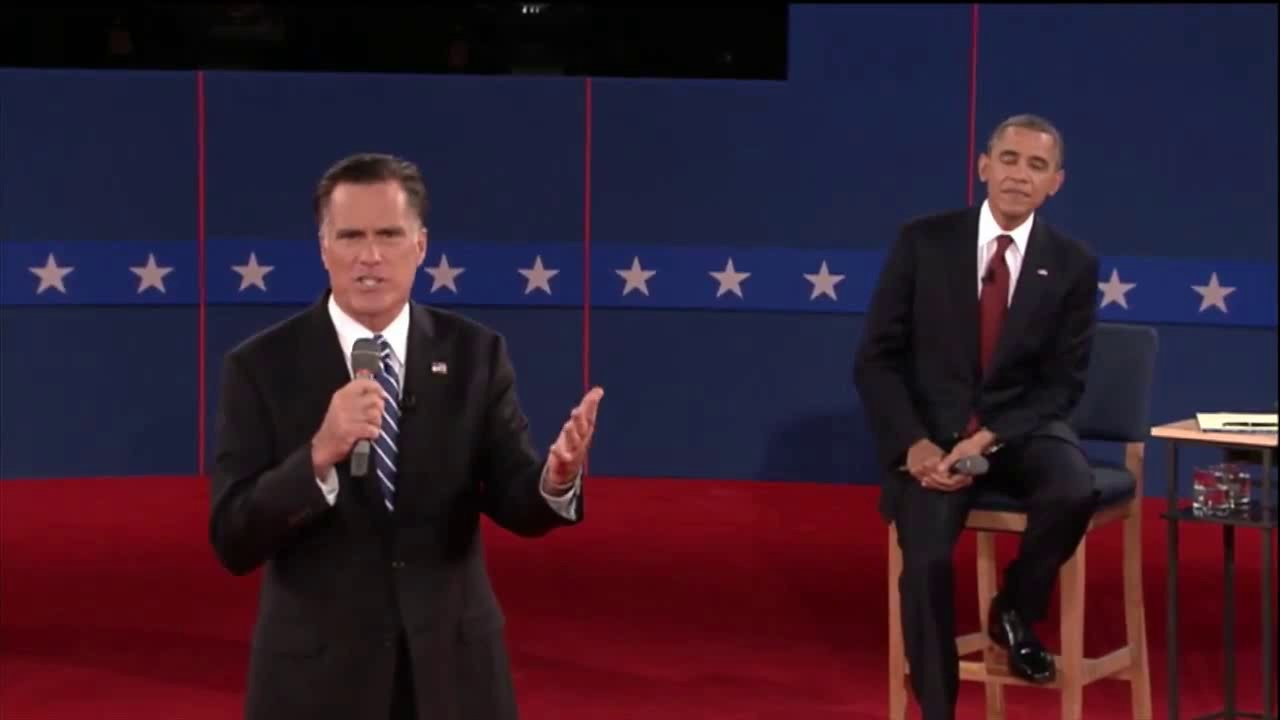
#> input picture Lab3_Object_Tracking/data/particles_filter/frame000.jpg, 1280 x 720 px
$ jupyter execute --allow-errors 03_object_tracking_2025.ipynb   (shell and % lines are left out)
#> lines starting #> are read from the running program, lines starting #| are printed output that depends on the picture
**Michel Abela (sciper: 339421) & Alessandro Minghelli (sciper: 342216)**

This aim of this course is to review the evolution of image processing tools from hand-crafted methods to deep learning algorithms. The semester is split into four labs :

* **Lab 1** : Introduction to Image Processing Using Hand-Crafted Features
* **Lab 2** : Object detection
* **Lab 3** : Object tracking
* **Lab 4** : Introduction to Deep Learning for image classification and generative model

Let's start with the third chapter of this course!

# Chapter 3 : Object Tracking
(100 pts)

[cell 1]
import cv2 as cv
import numpy as np
import os
import math
import tarfile
import time as _time
#> (the rest of this cell did not finish here and is left out)

## 1 Video Processing and Detection.

In this first part of chapter 3, you will be asked to construct a series of functions tools to handle video processing and basic detection. You will use the same HOG+SVM classifier from Chapter 2 and adapt it to handle video input.

In contrast to the previous assignments, we will not provide a guided skeleton of the function. You will use any high level (already implemented) function from OpenCV to complete the exercise specifications and outputs. In addition, you will be asked to search in the documentation (or your favourite reference) the specific usage of the functions.

__Section Objectives:__

* Construct a Video processing pipeline.
* Use OpenCV functions on the video frames for human detection.
* Analyse and compare tracking methodes proposed by OpenCV

__Data__:

The folder ``../data/videos`` contains three sample videos to test your functions.

### 1.1 Reading/Writing video (5 pts)

A video file can be abstracted as a bunch of images of the same dimensions in order (*i.e. collection*).

**QUESTION**

Your first task is to complete the function `transform_video_file(...)` which will operate on every frames of a given video file. The following steps are required:

- Open video file with OpenCV
- Iterate overall frames or a subset of them (based on `n_frame` parameter)
- Apply the processing function. The function's signature needs to be `function(np.array, Any) -> Any`

To read videos you can use the OpenCV build-in functions, namely `cv::VideoCapture` class. More informations is available in the [docs](https://docs.opencv.org/3.4.4/d8/dfe/classcv_1_1VideoCapture.html#a473055e77dd7faa4d26d686226b292c1).

[cell 2]
def transform_video_file(file_path, function, params=None, n_frame=-1):
    """
    Given the path of a video file (file_path) the function reads every frame of the input video and applies a given
    transformation (function) using the parameters (params)

    :input_image:       Input video file path
    :function:          Function be applied to each frame of the image. Signature `function(np.array, Any) -> Any`
    :params:            Any parameter needed for the function above.
    :n_frame:           Maxiumum number of frame to read. Default `-1`, read all the content
    :return:            output_handler this can be anything you may need to save your results.
    """
    output_handler = []
    # Open video
    cap = cv.VideoCapture(file_path)
    if cap.isOpened():
        read_frames = 0 # counter for number of frames read
        fps = cap.get(cv2.CAP_PROP_FPS) # frame per second
        while True:
            success, frame = cap.read()
            if (not success or (n_frame != -1 and read_frames >= n_frame)):
                break
            output_handler.append(function(frame, params))
            read_frames += 1
    else:
        raise ValueError('Can not open file: {}'.format(file_path))
    # Close reader
    cap.release()
    # Return custom structure
    return output_handler, fps

### 1.2 Example

The example below shows how the `transform_video_file` can be used. It will open the video named `speaker.avi` and process only the first **2** frames.

[cell 3]
# Example of usage:
# [5 lines left out: function dummy_function, not called in this run]

# Define parameters
file_name = '../data/videos/speaker.avi'
extra_params = ['dummy_function', 'Hello from the video file', file_name];

# Process single frame
#> (the rest of this cell did not finish here and is left out)

### 1.3 Testing your function (5 pts)

To test your function you need to process the video: ``../data/videos/video_gym.avi``.

**QUESTION**

At each frame, you will count the number of __green__ pixels. At the end you should return two outputs:

* The __frame number__ with the maximum number of green pixels
* The __image__ frame with more green pixels. You are asked to display the original frame with the green pixels **replaced** by their grayscale value.

Display the image and the frame number.

[cell 4]
# Frame processing function
# [20 lines left out: function processing_fn, not called in this run]


# Video file
file_path   =  os.path.join('..','data', 'videos', 'video_gym.avi')

# Find and display frame with max number of green pixels
#> (the rest of this cell did not finish here and is left out)


# variables to store the max values found in video file
max_nb_green_pix = 0
frame_max_nb_green_pix = None
mask_max_nb_green_pix = None

for frame_num, (nb_green_pix, mask) in enumerate(frames): # find the max elements
    if (nb_green_pix > max_nb_green_pix):
        max_nb_green_pix = nb_green_pix
        frame_max_nb_green_pix = frame_num
        mask_max_nb_green_pix = mask

if (frame_max_nb_green_pix != None):
    cap = cv.VideoCapture(file_path)
    if cap.isOpened():
        cap.set(cv2.CAP_PROP_POS_FRAMES, frame_max_nb_green_pix)
        success, frame_max_nb_green_pix = cap.read()
        cap.release()
        if success:
            frame_max_nb_green_pix[mask_max_nb_green_pix > 0] = np.mean(frame_max_nb_green_pix, axis=2, keepdims=True)[mask_max_nb_green_pix > 0]
            frame_max_nb_green_pix = cv.cvtColor(frame_max_nb_green_pix, cv.COLOR_BGR2RGB)
        else:
            raise ValueError('Can not read frame number: {}'.format(frames))
    else:
        raise ValueError('Can not open file: {}'.format(file_path))


plt.figure(figsize=(12,12))
plt.imshow(frame_max_nb_green_pix)
plt.title('Original frame with green pixels replaced by their grayscale value')
plt.xticks([])
plt.yticks([])
plt.show()

**QUESTION**

Secondly, at each 30 seconds of the video, show the following results

- Extracted mask
- Number of green pixels counted

[cell 5]
file_path   =  os.path.join('..','data', 'videos', 'video_gym.avi')

seconds_interval = 30 # timestamp of video to capture & process
#> (the rest of this cell did not finish here and is left out)

number_frames_considered = int(len(frames)/(seconds_interval*fps))+1

for i in range(number_frames_considered):
    frame = []
    (nb_green_pix, mask) = frames[int(i*seconds_interval*fps)]
    cap = cv.VideoCapture(file_path)
    if cap.isOpened():
        cap.set(cv2.CAP_PROP_POS_FRAMES, int(i*seconds_interval*fps))
        success, frame = cap.read()
        cap.release()
        if success:
            print("Number of green pixels = {} (frame number {} at {} seconds of the video file)".format(nb_green_pix, frame_num, i*seconds_interval))
            plt.figure(figsize=(10, 10))
            plt.subplot(1, 2, 1)
            plt.imshow(mask, cmap='gray')
            plt.title(f"Mask at {i*seconds_interval:.2f}s")
            plt.subplot(1, 2, 2)
            frame[mask > 0] = np.mean(frame, axis=2, keepdims=True)[mask > 0]
            frame = cv.cvtColor(frame, cv.COLOR_BGR2RGB)
            plt.imshow(frame)
            plt.title(f"Image without green pixels at {i*seconds_interval:.2f}s")
            plt.show()
        else:
            raise ValueError('Can not read frame number: {}'.format(frame))
    else:
        raise ValueError('Can not open file: {}'.format(file_path))

### 1.4 The return of the HOG. (5 pts)

Do you remember HOG? Here is a small reminder how to use it.

[cell 6]
# initialize the HOG descriptor/person detector
hog = cv.HOGDescriptor()
#> (the rest of this cell did not finish here and is left out)

Finally, you will glue together your brand new image processing function and the HOG descriptor from OpenCV above. You are asked to write a function `detection_fn` to perform person detection, and test your implementation.

### Testing your function

To test your function you need to process the video: ``../data/videos/video_skater.avi``.

**QUESTION**

 At each frame, you will use HOG to detect any person in the frame. Your function should return:

* The image __frame__ corresponding to __the seconds 1, 2, ... , 10__ of the video with the rectangle showing the "detected area" if any.

__Be sure to display all the 10 frames for grading__

[cell 7]
# 1. Write detection_fn

# [21 lines left out: function detection_fn, not called in this run]

#2. Test the implementation
# Video file
file_path   =  os.path.join('..','data', 'videos', 'video_skater.avi')
#> (the rest of this cell did not finish here and is left out)


[cell 8]
# 3. Display your images here
seconds_interval = 1
seconds_min = 1
seconds_max = 10

#> (the rest of this cell did not finish here and is left out)

## 2 Tracking - Particles Filter

A **particles filter** is an object tracking algorithm which try to ***estimate*** the real position of an object approximating its position in the search space (i.e. image space) using a set of particles. A particle has two properties:

    - A state: An estimation of the quantity being tracked, in our case it will be a tuple(x, y) that represent the possible location of the object in the image space.
    - A weight: A probability that the particle is at the correct location of the object being tracked

The goal of the filter is to estimate the probability density function of the quantity being tracked over the whole search space. The set or particles is an approximation of this probability density function. When there are a lot of particles in a given region, the probability of the object being there is high.
To estimate this distribution the algorithm uses Monte Carlo techniques and **approximate** this quantity. There is a total of three steps required to implement a particles filter:

1. Perturbate: Given a set of particles, the state is slightly perturbed in order to explore the neighbourhood of each particle. This perturbation is generally drawn from a gaussian distribution.
2. Reweight: The particle's weight are updated in this step. Given a set of measurements (*i.e. perturbed particles*) a similarity metric is computed between the measurements and the object model (*i.e. template*). Particle with high similarity will have a large weight (*i.e. the measurement looks very much like the object*) whether a particle with low similarity will be assigned a small weight (*i.e. the measurement does not look like the object*). The reweighting step adapts the estimation of the probability density function of the quantity being tracked.
3. Resample: The set of particles is updated by sampling in the previous collection of particles using the newly estimated probability density function. Since particles similar to the object have a higher chance to be chosen, the new set of particles should have states located on the actual object.

In the following section you will implement these three steps from scratch with the help of the class `ParticleFilterInterface` from file `utils.py`. This class has the following members that will be used in the different methods.

- `self.model`: The template of the object being tracked, np.ndarray
- `self.search_space`: The dimensions of the search space, tuple
- `self.n_particles`: The total number of particles used to estimate the distribution, int
- `self.state_dims`: The number of component of each state, int (*i.e. 2 in our case, x/y*), tuple
- `self.sigma_perturbation`: Standard deviation of the perturbation applied to the particles, float
- `self.sigma_similarity`: Standard deviation of the residual error used when computing similarity, float
- `self.alpha`: Blending coefficient used during model adaptation phase, float
- `self.particles`: Collection of particles states stored as 2D array, first column is x, second is y, np.ndarray
- `self.weights`: Distribution estimation, 1D array
- `self.state`: Current best estimation of the object position, np.ndarray
- `self.indexes`: List of index for each particles, nd.array


### 2.1 Step 1 : Perturbation (15 pts)

In the following cell, two functions need to be implemented to make the tracker work. The methods are: `_initialize_particles` and `perturbate_impl`.

The first one, is responsible to initialize each particle's state and weight respectively. Particle's states are stored into a 2D array of dimensions **(#Particles, #States)**, where the first column correspond to the **x** coordinate in the image space the second column is the **y** coordinate. At initialization, each component of the states are uniformly sampled from the search space dimensions (*i.e. image dimensions*).

Particles' weights are stored into a 1D array of dimension **(#Particles,)**. Each weight represents the probability of the particle being at the real location of the tracked object. At initialization, particles are equiprobable with a probability of $\frac{1}{\#Particles}$. Moreover the weights need to represent a valid probability distribution function and, therefore, they have to sum to one.

The second method is responsible to add perturbation on the particle state. Each perturbation is sampled from a gaussian distribution defined as $\mathcal{N}\left(0, \sigma_{p}^2 \right)$. This perturbation is responsible for exploring the neighbourhood of each particle by randomly moving around.

**QUESTION**

In the following cell, implement the methods `_initialize_particles` and `perturbate_impl`.

#> (a cell that did not finish here is left out)

The next cell creates a tracker that runs the initialization step, then displays the current particle state at that time.

On the left side is your state initialization and on the right side is one possible solution which should be close to the one you have. It is there as a reference.

**QUESTION**

Why is the solution not exactly the same as the reference?


[cell 10]
# Load test image
path = os.path.join('..','data', 'particles_filter', 'frame000.jpg')
frame = cv.imread(path)
#> frame is the input picture: shape (720, 1280, 3); mean B, G, R 46.5, 29.3, 51.1

# Define model
miny = 175
maxy = miny + 129
minx = 321
maxx = minx + 104
model = frame[miny:maxy, minx:maxx]
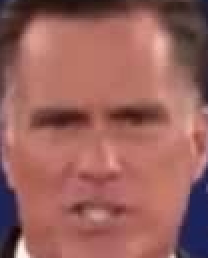
#> model: shape (129, 104, 3) (shown 2 times larger); mean B, G, R 92.9, 98, 153.7
# Create particle filter
#> (the rest of this cell did not finish here and is left out)

**Your answer**

In the next cell, the tracker function `update` is called, it applies the first step of the tracking process. Meaning the particles will have a new state (*i.e. position*), to highlight this, the new particles are drawn in **red**. If it is **NOT** the case, check your code!


**QUESTION**

**Comment** on what you observe, does the particle state change ? Is the perturbation somehow what is expected ? How could you check that the implementation of the perturbation is correct?

#> (a cell that did not finish here is left out)

**Your answer**

### 2.2 Step Two : Reweighting (15 pts)

The reweighting function performs two steps:

1. Measure the similarity between the image patch centered at every particle state and the object model.
2. Update the weights probability distribution according the measured similarity

**QUESTION**

In the next cell, complete the implementation of the similarity function. To measure the similarity between two samples `x` and `y`, first the Mean Squared Error is computed then it is assumed that it follows a normal distribution in the form of N(0, sigma):

$$
\begin{align}
    r &= \frac{1}{N} \sum_{i=0}^{N} \left(x_i - y_i\right)^{2}, \quad N = 3\cdot H \cdot W \\
    s &= \exp(-\frac{r}{2\sigma^{2}})
\end{align}
$$

[cell 12]
def similarity_fn(x, y, sigma):
    """
    Compute similarity between `x` and `y` assuming the residual difference
    follow a gaussian distribution N(0, sigma).
    Special case, when the shape of `x`/`y` are not the same/empty it must return a similarity of 0.0
    :param x: First image
    :param y: Second image to compare
    :param sigma: Standard deviation of the residual differences
    :return: Scalar value, similarity between `x` and `y`
    """
    sim = 0.0


    ########################
    # YOUR CODE HERE
    ########################
    return sim

[cell 13]
# Test your similarity_fn
patch1 = np.copy(model)
patch2 = frame[miny+5:maxy+5, minx+5:maxx+5]
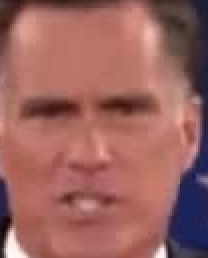
#> patch2: shape (129, 104, 3) (shown 2 times larger); mean B, G, R 95.2, 99.4, 155.1
patch3 = np.asarray([])

msg = 'Something is wrong with your similarity function, check you math'
sim_1 = similarity_fn(patch1, patch1, sigma=40.0)
#> sim_1 = 0
print('Similarity between the same patch: {:.2f}'.format(sim_1))
#| Similarity between the same patch: 0.00
#> (the rest of this cell did not finish here and is left out)
